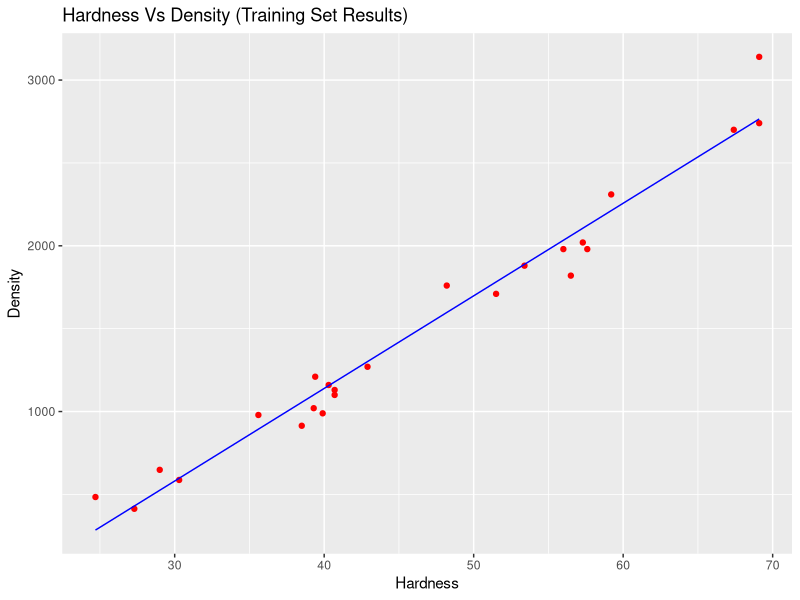
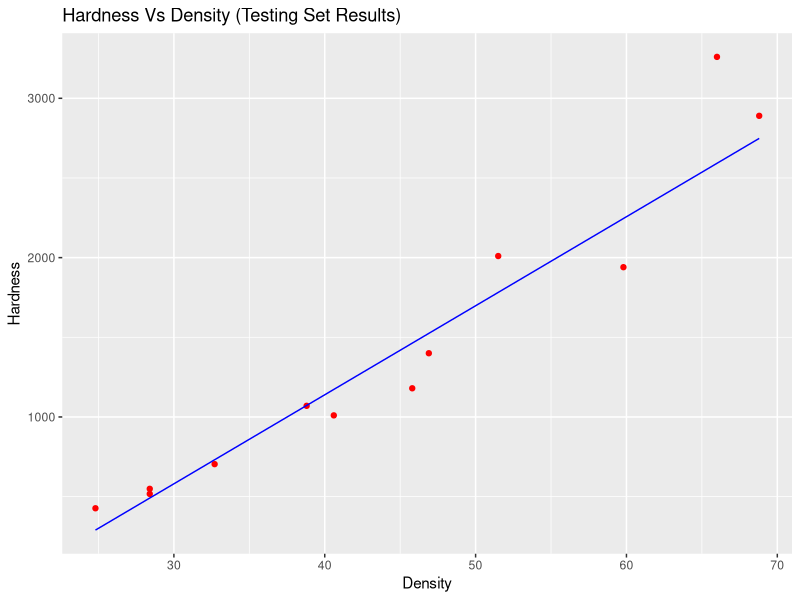
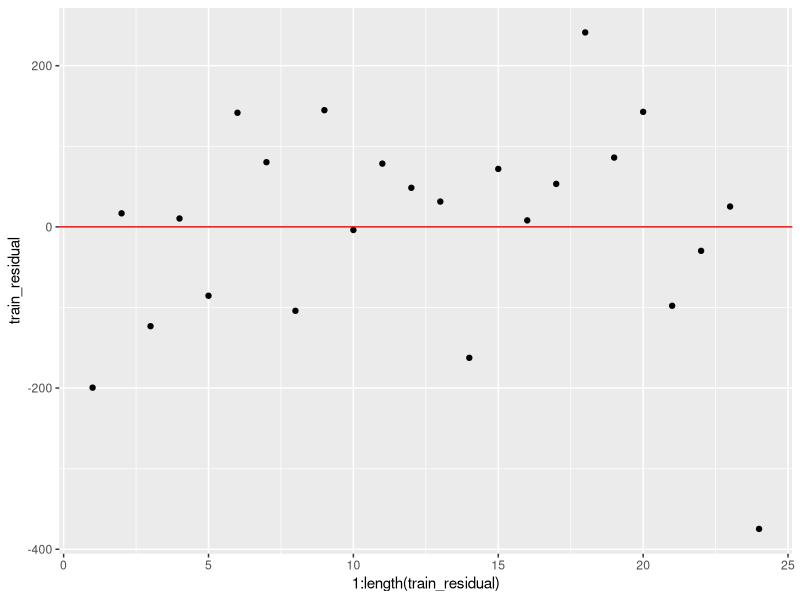
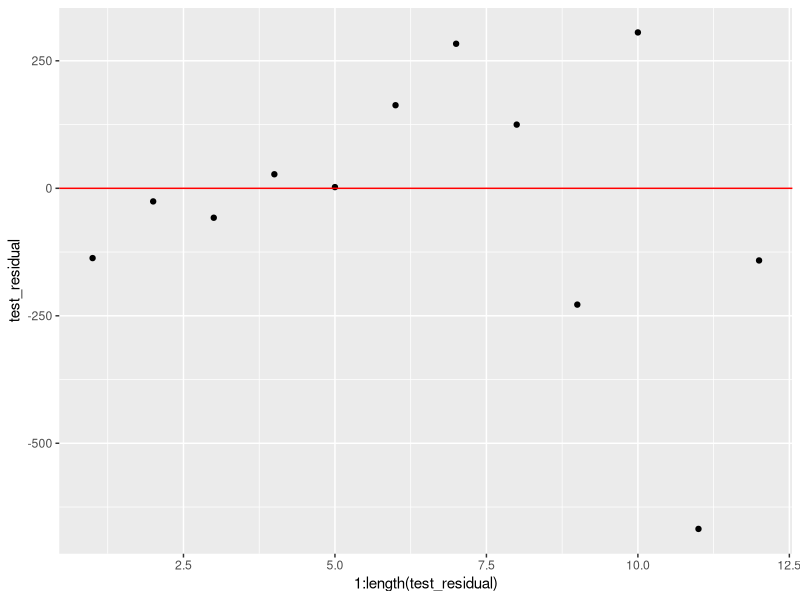

Write R code to recreate these figures, in order.
#`Importing dataset
dataset = read.csv("eucalypt_hardwoods.csv")

library(caTools)
set.seed(123)
split = sample.split(dataset$hardness, SplitRatio = 2/3)
print(split)

training_set = subset(dataset, split== TRUE)
test_set = subset(dataset, split == FALSE)

# Fitting the Simple Linear Regression Model using Training Set

regressor = lm(formula = hardness ~ density , data = training_set)
print(regressor)

# Predicting the Test Set Results
y_test_pred = predict(regressor, newdata = test_set)

print(y_test_pred)

#install.packages("ggplot2")
#Training set results plot
y_train_pred = predict(regressor, newdata = training_set)

library(ggplot2)
ggplot() + 
  geom_point(aes(x= training_set$density, 
                 y = training_set$hardness),
             colour = "red") +
  geom_line(aes(x= training_set$density, 
                y = y_train_pred),
            colour = "blue") +
  ggtitle("Hardness Vs Density (Training Set Results)") +
  xlab("Hardness") +
  ylab("Density")

#Testing set results plot
ggplot() + 
  geom_point(aes(x= test_set$density, 
                 y = test_set$hardness),
             colour = "red") +
  geom_line(aes(x= test_set$density, 
                y = y_test_pred),
            colour = "blue") +
  ggtitle("Hardness Vs Density (Testing Set Results)") +
  xlab("Density") +
  ylab("Hardness")

#Calculation of Residuals
train_residual = y_train_pred - training_set$hardness
test_residual = y_test_pred - test_set$hardness

length(train_residual)
#Plotting Residual line
ggplot() +
  geom_point(aes(x = 1:length(train_residual),
                 y = train_residual),
             colour = "black") + 
  geom_hline(yintercept = 0,
             linetype = "solid",
             color = "red")

ggplot() +
  geom_point(aes(x = 1:length(test_residual),
                 y = test_residual),
             colour = "black") + 
  geom_hline(yintercept = 0,
             linetype = "solid",
             color = "red")
